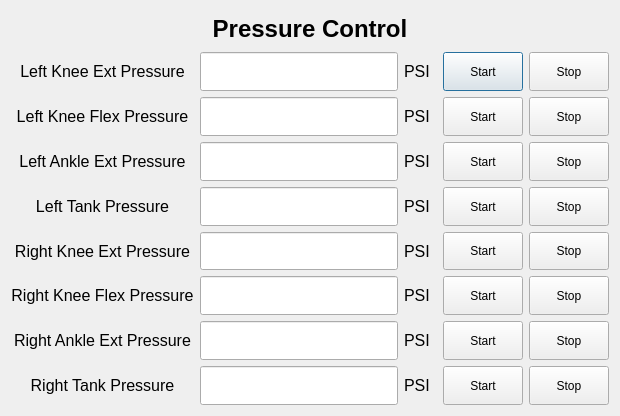
<?xml version="1.0" encoding="UTF-8"?>
<ui version="4.0">
 <class>Form</class>
 <widget class="QDialog" name="Form">
  <property name="geometry">
   <rect>
    <x>0</x>
    <y>0</y>
    <width>620</width>
    <height>416</height>
   </rect>
  </property>
  <property name="windowTitle">
   <string>Pressure Control</string>
  </property>
  <layout class="QVBoxLayout" name="verticalLayout" stretch="1,10">
   <item>
    <widget class="QLabel" name="label">
     <property name="font">
      <font>
       <pointsize>18</pointsize>
       <weight>75</weight>
       <bold>true</bold>
      </font>
     </property>
     <property name="text">
      <string>Pressure Control</string>
     </property>
     <property name="alignment">
      <set>Qt::AlignCenter</set>
     </property>
    </widget>
   </item>
   <item>
    <layout class="QHBoxLayout" name="horizontalLayout_2" stretch="5,6,1,2,2">
     <item>
      <layout class="QVBoxLayout" name="verticalLayout_4">
       <item>
        <widget class="QLabel" name="label_9">
         <property name="font">
          <font>
           <pointsize>12</pointsize>
          </font>
         </property>
         <property name="text">
          <string>Left Knee Ext Pressure</string>
         </property>
         <property name="alignment">
          <set>Qt::AlignCenter</set>
         </property>
        </widget>
       </item>
       <item>
        <widget class="QLabel" name="label_33">
         <property name="font">
          <font>
           <pointsize>12</pointsize>
          </font>
         </property>
         <property name="text">
          <string>Left Knee Flex Pressure</string>
         </property>
         <property name="alignment">
          <set>Qt::AlignCenter</set>
         </property>
        </widget>
       </item>
       <item>
        <widget class="QLabel" name="label_10">
         <property name="font">
          <font>
           <pointsize>12</pointsize>
          </font>
         </property>
         <property name="text">
          <string>Left Ankle Ext Pressure</string>
         </property>
         <property name="alignment">
          <set>Qt::AlignCenter</set>
         </property>
        </widget>
       </item>
       <item>
        <widget class="QLabel" name="label_21">
         <property name="font">
          <font>
           <pointsize>12</pointsize>
          </font>
         </property>
         <property name="text">
          <string>Left Tank Pressure</string>
         </property>
         <property name="alignment">
          <set>Qt::AlignCenter</set>
         </property>
        </widget>
       </item>
       <item>
        <widget class="QLabel" name="label_11">
         <property name="font">
          <font>
           <pointsize>12</pointsize>
          </font>
         </property>
         <property name="text">
          <string>Right Knee Ext Pressure</string>
         </property>
         <property name="alignment">
          <set>Qt::AlignCenter</set>
         </property>
        </widget>
       </item>
       <item>
        <widget class="QLabel" name="label_35">
         <property name="font">
          <font>
           <pointsize>12</pointsize>
          </font>
         </property>
         <property name="text">
          <string>Right Knee Flex Pressure</string>
         </property>
         <property name="alignment">
          <set>Qt::AlignCenter</set>
         </property>
        </widget>
       </item>
       <item>
        <widget class="QLabel" name="label_12">
         <property name="font">
          <font>
           <pointsize>12</pointsize>
          </font>
         </property>
         <property name="text">
          <string>Right Ankle Ext Pressure</string>
         </property>
         <property name="alignment">
          <set>Qt::AlignCenter</set>
         </property>
        </widget>
       </item>
       <item>
        <widget class="QLabel" name="label_22">
         <property name="font">
          <font>
           <pointsize>12</pointsize>
          </font>
         </property>
         <property name="text">
          <string>Right Tank Pressure</string>
         </property>
         <property name="alignment">
          <set>Qt::AlignCenter</set>
         </property>
        </widget>
       </item>
      </layout>
     </item>
     <item>
      <layout class="QVBoxLayout" name="verticalLayout_6">
       <item>
        <widget class="QLineEdit" name="lineEdit_LKneExtPre">
         <property name="sizePolicy">
          <sizepolicy hsizetype="Expanding" vsizetype="Preferred">
           <horstretch>0</horstretch>
           <verstretch>0</verstretch>
          </sizepolicy>
         </property>
         <property name="font">
          <font>
           <pointsize>12</pointsize>
          </font>
         </property>
        </widget>
       </item>
       <item>
        <widget class="QLineEdit" name="lineEdit_LKneFlexPre">
         <property name="sizePolicy">
          <sizepolicy hsizetype="Expanding" vsizetype="Preferred">
           <horstretch>0</horstretch>
           <verstretch>0</verstretch>
          </sizepolicy>
         </property>
        </widget>
       </item>
       <item>
        <widget class="QLineEdit" name="lineEdit_LAnkExtPre">
         <property name="sizePolicy">
          <sizepolicy hsizetype="Expanding" vsizetype="Preferred">
           <horstretch>0</horstretch>
           <verstretch>0</verstretch>
          </sizepolicy>
         </property>
         <property name="font">
          <font>
           <pointsize>12</pointsize>
          </font>
         </property>
        </widget>
       </item>
       <item>
        <widget class="QLineEdit" name="lineEdit_LTankPre">
         <property name="sizePolicy">
          <sizepolicy hsizetype="Expanding" vsizetype="Preferred">
           <horstretch>0</horstretch>
           <verstretch>0</verstretch>
          </sizepolicy>
         </property>
         <property name="font">
          <font>
           <pointsize>12</pointsize>
          </font>
         </property>
        </widget>
       </item>
       <item>
        <widget class="QLineEdit" name="lineEdit_RKneExtPre">
         <property name="sizePolicy">
          <sizepolicy hsizetype="Expanding" vsizetype="Preferred">
           <horstretch>0</horstretch>
           <verstretch>0</verstretch>
          </sizepolicy>
         </property>
         <property name="font">
          <font>
           <pointsize>12</pointsize>
          </font>
         </property>
        </widget>
       </item>
       <item>
        <widget class="QLineEdit" name="lineEdit_RKneFlexPre">
         <property name="sizePolicy">
          <sizepolicy hsizetype="Expanding" vsizetype="Preferred">
           <horstretch>0</horstretch>
           <verstretch>0</verstretch>
          </sizepolicy>
         </property>
        </widget>
       </item>
       <item>
        <widget class="QLineEdit" name="lineEdit_RAnkExtPre">
         <property name="sizePolicy">
          <sizepolicy hsizetype="Expanding" vsizetype="Preferred">
           <horstretch>0</horstretch>
           <verstretch>0</verstretch>
          </sizepolicy>
         </property>
         <property name="font">
          <font>
           <pointsize>12</pointsize>
          </font>
         </property>
        </widget>
       </item>
       <item>
        <widget class="QLineEdit" name="lineEdit_RTankPre">
         <property name="sizePolicy">
          <sizepolicy hsizetype="Expanding" vsizetype="Preferred">
           <horstretch>0</horstretch>
           <verstretch>0</verstretch>
          </sizepolicy>
         </property>
         <property name="font">
          <font>
           <pointsize>12</pointsize>
          </font>
         </property>
        </widget>
       </item>
      </layout>
     </item>
     <item>
      <layout class="QVBoxLayout" name="verticalLayout_7">
       <item>
        <widget class="QLabel" name="label_13">
         <property name="font">
          <font>
           <pointsize>12</pointsize>
          </font>
         </property>
         <property name="text">
          <string>PSI</string>
         </property>
        </widget>
       </item>
       <item>
        <widget class="QLabel" name="label_37">
         <property name="font">
          <font>
           <pointsize>12</pointsize>
          </font>
         </property>
         <property name="text">
          <string>PSI</string>
         </property>
        </widget>
       </item>
       <item>
        <widget class="QLabel" name="label_14">
         <property name="font">
          <font>
           <pointsize>12</pointsize>
          </font>
         </property>
         <property name="text">
          <string>PSI</string>
         </property>
        </widget>
       </item>
       <item>
        <widget class="QLabel" name="label_15">
         <property name="font">
          <font>
           <pointsize>12</pointsize>
          </font>
         </property>
         <property name="text">
          <string>PSI</string>
         </property>
        </widget>
       </item>
       <item>
        <widget class="QLabel" name="label_39">
         <property name="font">
          <font>
           <pointsize>12</pointsize>
          </font>
         </property>
         <property name="text">
          <string>PSI</string>
         </property>
        </widget>
       </item>
       <item>
        <widget class="QLabel" name="label_24">
         <property name="font">
          <font>
           <pointsize>12</pointsize>
          </font>
         </property>
         <property name="text">
          <string>PSI</string>
         </property>
        </widget>
       </item>
       <item>
        <widget class="QLabel" name="label_40">
         <property name="font">
          <font>
           <pointsize>12</pointsize>
          </font>
         </property>
         <property name="text">
          <string>PSI</string>
         </property>
        </widget>
       </item>
       <item>
        <widget class="QLabel" name="label_16">
         <property name="font">
          <font>
           <pointsize>12</pointsize>
          </font>
         </property>
         <property name="text">
          <string>PSI</string>
         </property>
        </widget>
       </item>
      </layout>
     </item>
     <item>
      <layout class="QVBoxLayout" name="verticalLayout_8">
       <item>
        <widget class="QPushButton" name="btn_LKneExtPre_start">
         <property name="sizePolicy">
          <sizepolicy hsizetype="Minimum" vsizetype="Preferred">
           <horstretch>0</horstretch>
           <verstretch>0</verstretch>
          </sizepolicy>
         </property>
         <property name="text">
          <string>Start</string>
         </property>
        </widget>
       </item>
       <item>
        <widget class="QPushButton" name="btn_LKneFlexPre_start">
         <property name="sizePolicy">
          <sizepolicy hsizetype="Minimum" vsizetype="Preferred">
           <horstretch>0</horstretch>
           <verstretch>0</verstretch>
          </sizepolicy>
         </property>
         <property name="text">
          <string>Start</string>
         </property>
        </widget>
       </item>
       <item>
        <widget class="QPushButton" name="btn_LAnkExtPre_start">
         <property name="sizePolicy">
          <sizepolicy hsizetype="Minimum" vsizetype="Preferred">
           <horstretch>0</horstretch>
           <verstretch>0</verstretch>
          </sizepolicy>
         </property>
         <property name="text">
          <string>Start</string>
         </property>
        </widget>
       </item>
       <item>
        <widget class="QPushButton" name="btn_LTankPre_start">
         <property name="sizePolicy">
          <sizepolicy hsizetype="Minimum" vsizetype="Preferred">
           <horstretch>0</horstretch>
           <verstretch>0</verstretch>
          </sizepolicy>
         </property>
         <property name="text">
          <string>Start</string>
         </property>
        </widget>
       </item>
       <item>
        <widget class="QPushButton" name="btn_RKneExtPre_start">
         <property name="sizePolicy">
          <sizepolicy hsizetype="Minimum" vsizetype="Preferred">
           <horstretch>0</horstretch>
           <verstretch>0</verstretch>
          </sizepolicy>
         </property>
         <property name="text">
          <string>Start</string>
         </property>
        </widget>
       </item>
       <item>
        <widget class="QPushButton" name="btn_RKneFlexPre_start">
         <property name="sizePolicy">
          <sizepolicy hsizetype="Minimum" vsizetype="Preferred">
           <horstretch>0</horstretch>
           <verstretch>0</verstretch>
          </sizepolicy>
         </property>
         <property name="text">
          <string>Start</string>
         </property>
        </widget>
       </item>
       <item>
        <widget class="QPushButton" name="btn_RAnkExtPre_start">
         <property name="sizePolicy">
          <sizepolicy hsizetype="Minimum" vsizetype="Preferred">
           <horstretch>0</horstretch>
           <verstretch>0</verstretch>
          </sizepolicy>
         </property>
         <property name="text">
          <string>Start</string>
         </property>
        </widget>
       </item>
       <item>
        <widget class="QPushButton" name="btn_RTankPre_start">
         <property name="sizePolicy">
          <sizepolicy hsizetype="Minimum" vsizetype="Preferred">
           <horstretch>0</horstretch>
           <verstretch>0</verstretch>
          </sizepolicy>
         </property>
         <property name="text">
          <string>Start</string>
         </property>
        </widget>
       </item>
      </layout>
     </item>
     <item>
      <layout class="QVBoxLayout" name="verticalLayout_9">
       <item>
        <widget class="QPushButton" name="btn_LKneExtPre_stop">
         <property name="sizePolicy">
          <sizepolicy hsizetype="Minimum" vsizetype="Preferred">
           <horstretch>0</horstretch>
           <verstretch>0</verstretch>
          </sizepolicy>
         </property>
         <property name="text">
          <string>Stop</string>
         </property>
        </widget>
       </item>
       <item>
        <widget class="QPushButton" name="btn_LKneFlexPre_stop">
         <property name="sizePolicy">
          <sizepolicy hsizetype="Minimum" vsizetype="Preferred">
           <horstretch>0</horstretch>
           <verstretch>0</verstretch>
          </sizepolicy>
         </property>
         <property name="text">
          <string>Stop</string>
         </property>
        </widget>
       </item>
       <item>
        <widget class="QPushButton" name="btn_LAnkExtPre_stop">
         <property name="sizePolicy">
          <sizepolicy hsizetype="Minimum" vsizetype="Preferred">
           <horstretch>0</horstretch>
           <verstretch>0</verstretch>
          </sizepolicy>
         </property>
         <property name="text">
          <string>Stop</string>
         </property>
        </widget>
       </item>
       <item>
        <widget class="QPushButton" name="btn_LTankPre_stop">
         <property name="sizePolicy">
          <sizepolicy hsizetype="Minimum" vsizetype="Preferred">
           <horstretch>0</horstretch>
           <verstretch>0</verstretch>
          </sizepolicy>
         </property>
         <property name="text">
          <string>Stop</string>
         </property>
        </widget>
       </item>
       <item>
        <widget class="QPushButton" name="btn_RKneExtPre_stop">
         <property name="sizePolicy">
          <sizepolicy hsizetype="Minimum" vsizetype="Preferred">
           <horstretch>0</horstretch>
           <verstretch>0</verstretch>
          </sizepolicy>
         </property>
         <property name="text">
          <string>Stop</string>
         </property>
        </widget>
       </item>
       <item>
        <widget class="QPushButton" name="btn_RKneFlexPre_stop">
         <property name="sizePolicy">
          <sizepolicy hsizetype="Minimum" vsizetype="Preferred">
           <horstretch>0</horstretch>
           <verstretch>0</verstretch>
          </sizepolicy>
         </property>
         <property name="text">
          <string>Stop</string>
         </property>
        </widget>
       </item>
       <item>
        <widget class="QPushButton" name="btn_RAnkExtPre_stop">
         <property name="sizePolicy">
          <sizepolicy hsizetype="Minimum" vsizetype="Preferred">
           <horstretch>0</horstretch>
           <verstretch>0</verstretch>
          </sizepolicy>
         </property>
         <property name="text">
          <string>Stop</string>
         </property>
        </widget>
       </item>
       <item>
        <widget class="QPushButton" name="btn_RTankPre_stop">
         <property name="sizePolicy">
          <sizepolicy hsizetype="Minimum" vsizetype="Preferred">
           <horstretch>0</horstretch>
           <verstretch>0</verstretch>
          </sizepolicy>
         </property>
         <property name="text">
          <string>Stop</string>
         </property>
        </widget>
       </item>
      </layout>
     </item>
    </layout>
   </item>
  </layout>
 </widget>
 <resources/>
 <connections/>
</ui>
